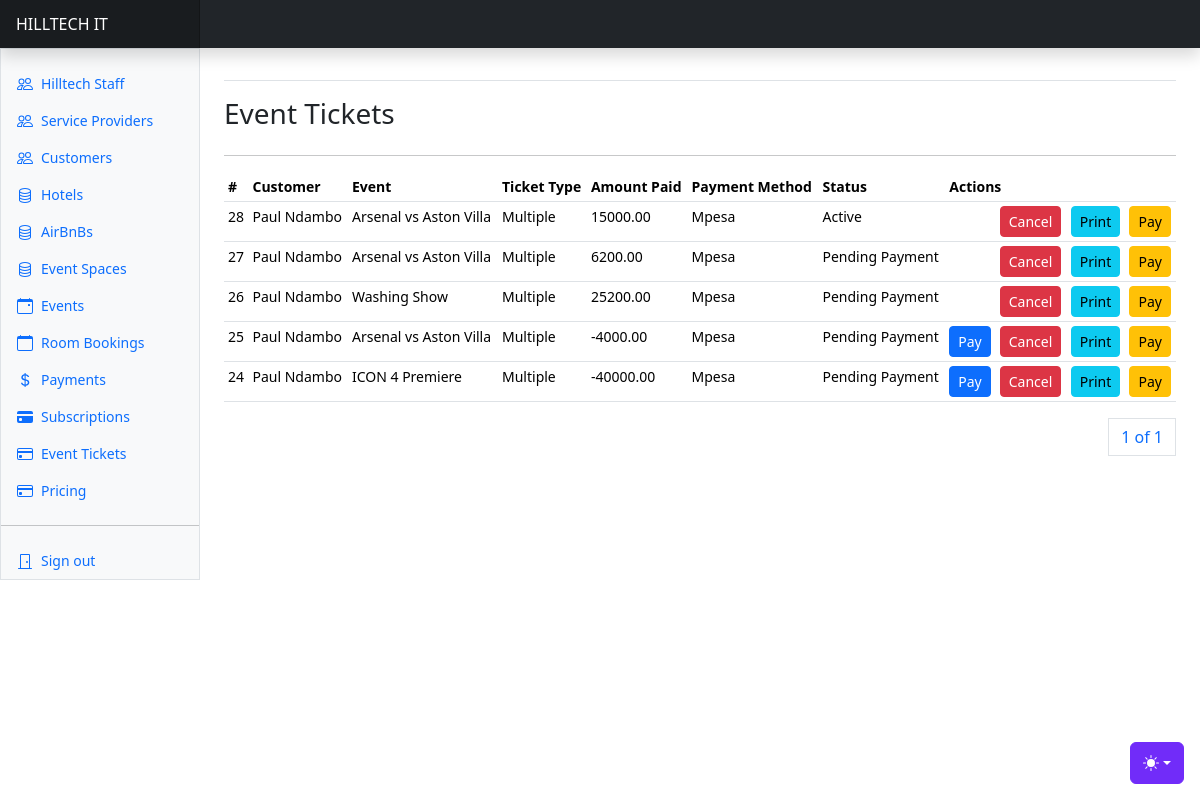
/events/tickets/ (signed in), run on an earlier commit of the app's database.
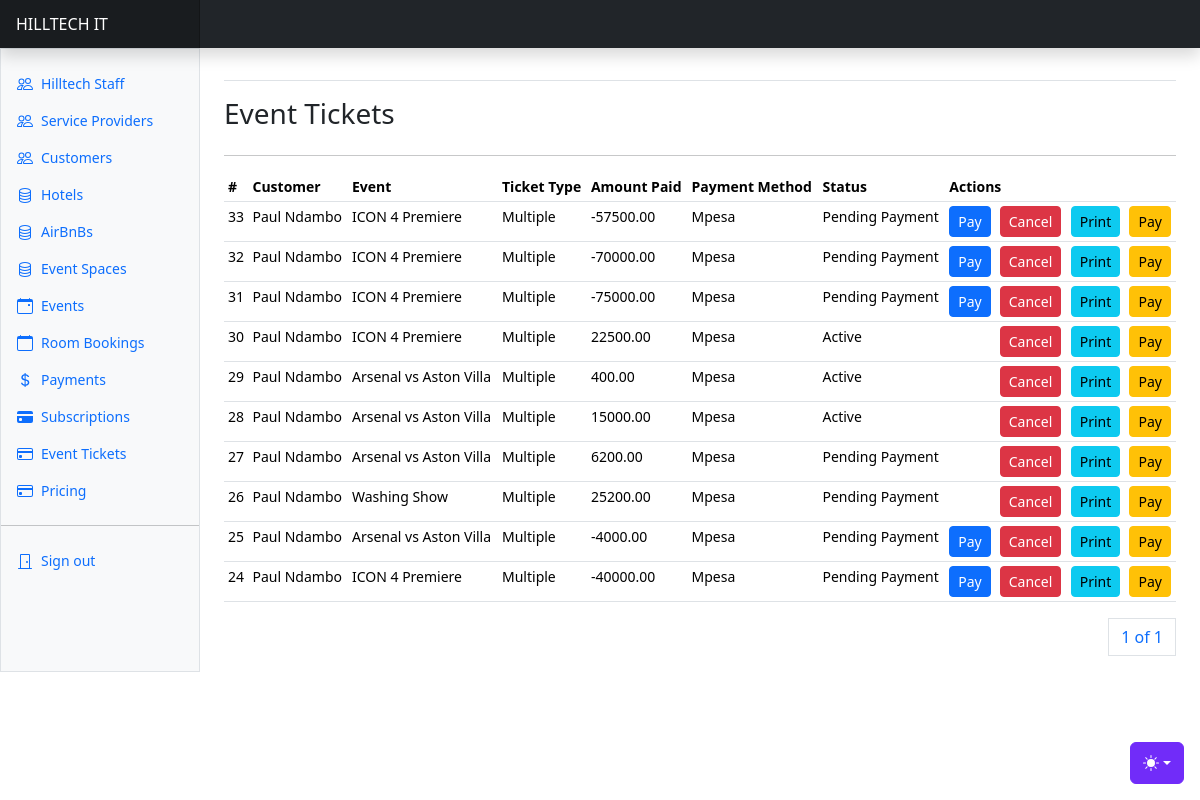
And on a later commit of the database.
### apps/events/models.py (models this page shows, shortened)
class EventTicket(AbstractBaseModel):
    user = models.ForeignKey("users.User", on_delete=models.CASCADE, related_name="usereventtickets")
    event = models.ForeignKey(
        Event, on_delete=models.CASCADE, related_name="eventtickets"
    )
    ticket_type = models.CharField(max_length=255, choices=EVENT_TICKET_TYPE_CHOICES)
    amount_expected = models.DecimalField(max_digits=20, decimal_places=2, null=True)
    amount_paid = models.DecimalField(max_digits=20, decimal_places=2, null=True)
    payment_method = models.CharField(
        max_length=255, choices=PAYMENT_METHOD_CHOICES, null=True
    )
    ticket_status = models.CharField(max_length=255, choices=TICKET_STATUS_CHOICES)
    payment_link = models.URLField(max_length=500, null=True)
    reference = models.CharField(max_length=255, null=True)
    transaction_id = models.CharField(max_length=255, null=True)
    payment_notif_send = models.BooleanField(default=False)
    notif_send = models.BooleanField(default=False)
    @property
    def is_fully_paid(self):
        return True if self.amount_paid == self.amount_expected else False

class Event(AbstractBaseModel):
    owner = models.ForeignKey(
        "users.User", on_delete=models.CASCADE, related_name="userevents"
    )
    title = models.CharField(max_length=500)
    event_date = models.DateField(null=True)
    event_time = models.TimeField(null=True)
    regular_ticket_price = models.DecimalField(max_digits=20, decimal_places=2, default=0)
    vip_ticket_price = models.DecimalField(max_digits=20, decimal_places=2, default=0)
    vvip_ticket_price = models.DecimalField(max_digits=20, decimal_places=2, default=0)
    children_ticket_price = models.DecimalField(max_digits=20, decimal_places=2, default=0)
    couples_ticket_price = models.DecimalField(max_digits=20, decimal_places=2, default=0)
    students_ticket_price = models.DecimalField(max_digits=20, decimal_places=2, default=0)
    group_ticket_price = models.DecimalField(max_digits=20, decimal_places=2, default=0)
    age_limit = models.FloatField(default=0)
    children_allowed = models.BooleanField(default=True)
    description = models.TextField()
    location = models.CharField(max_length=1000)
    event_banner = models.ImageField(upload_to="event_banners/", null=True)
    allowed_payment_methods = models.JSONField(default=list)
    total_tickets = models.IntegerField(default=1)
    def __str__(self):
        return self.title

### apps/users/models.py (models this page shows, shortened)
class User(AbstractUser, AbstractBaseModel):
    role = models.CharField(choices=ROLE_CHOICES, max_length=32, null=True)
    phone_number = models.CharField(max_length=255, null=True)
    id_number = models.CharField(max_length=255, null=True)
    gender = models.CharField(max_length=255, null=True, choices=GENDER_CHOICES)
    date_of_birth = models.DateField(null=True)
    city = models.CharField(max_length=255, null=True)
    country = models.CharField(max_length=255, null=True)
    address = models.CharField(max_length=255, null=True)
    token = models.CharField(null=True, max_length=255)
    token_expiration_date = models.DateTimeField(null=True)
    activation_date = models.DateTimeField(null=True)
    position = models.CharField(
        max_length=255, choices=STAFF_POSITION_CHOICES, null=True
    )
    def name(self):
        return f"{self.first_name} {self.last_name}"

### apps/events/views.py (the view)
# urls.py: path("tickets/", event_tickets, name="tickets"),
@login_required(login_url="/users/user-login/")
def event_tickets(request):
    tickets = EventTicket.objects.all().order_by("-created")
    user = request.user
    if not user.is_superuser:
        tickets = EventTicket.objects.filter(event__owner=user).order_by("-created")
    paginator = Paginator(tickets, 10)
    page_number = request.GET.get("page")
    page_obj = paginator.get_page(page_number)
    context = {"tickets": tickets, "page_obj": page_obj}
    return render(request, "events/tickets.html", context)

### templates/events/tickets.html (shortened to what this page needs)
{% extends "base.html" %}
{% block content %}
<div class="row">
    <h3>Event Tickets</h3>
</div>
<hr/>
      <div class="table-responsive small">
        <table class="table table-sm">
          <thead>
            <tr>
              <th scope="col">#</th>
              <th scope="col">Customer</th>
              <th scope="col">Event</th>
              <th scope="col">Ticket Type</th>
              <th scope="col">Amount Paid</th>
              <th scope="col">Payment Method</th>
              <th scope="col">Status</th>
              <th scope="col" colspan="4">Actions</th>
            </tr>
          </thead>
          <tbody>
            {% for event_ticket in page_obj %}
            <tr>
              <td>{{event_ticket.id}}</td>
              <td>{{event_ticket.user.name}}</td>
              <td>{{event_ticket.event}}</td>
              <td>{{event_ticket.ticket_type}}</td>
              <td>{{event_ticket.amount_paid}}</td>
              <td>{{event_ticket.payment_method}}</td>
              <td>{{event_ticket.ticket_status}}</td>
              {% if event_ticket.is_fully_paid == True %}
              <td></td>
              {% else %}
              <td><a class="btn btn-primary btn-sm" data-bs-toggle="modal" data-bs-target="#eventTicketPaymentModal{{event_ticket.id}}">
                Pay
              </a></td>
              {% endif %}
              <td><a class="btn btn-danger btn-sm" data-bs-toggle="modal" data-bs-target="#cancelEventTicketModal{{ event_ticket.id }}">
                Cancel
              </a></td>
              <td><a href="{% url 'print-ticket' event_ticket.id %}" class="btn btn-info btn-sm">Print</a></td>
              <td><a href="{{event_ticket.payment_link}}" class="btn btn-warning btn-sm">
                Pay
              </a></td>
            </tr>
            {% endfor %}
          </tbody>
        </table>
        <div>
          <nav aria-label="Page navigation example">
            <ul class="pagination justify-content-end">
              <a class="page-link" href="#">{{ page_obj.number }} of {{ page_obj.paginator.num_pages }}</a>
            </ul>
          </nav>
        </div>
      </div>
{% endblock content %}

What changed in the data, as far as the page shows it:
added EventTicket: id "33", user.name "Paul Ndambo", event "ICON 4 Premiere", ticket_type "Multiple", amount_paid "-57500.00", payment_method "Mpesa", ticket_status "Pending Payment"
added EventTicket: id "32", user.name "Paul Ndambo", event "ICON 4 Premiere", ticket_type "Multiple", amount_paid "-70000.00", payment_method "Mpesa", ticket_status "Pending Payment"
added EventTicket: id "31", user.name "Paul Ndambo", event "ICON 4 Premiere", ticket_type "Multiple", amount_paid "-75000.00", payment_method "Mpesa", ticket_status "Pending Payment"
added EventTicket: id "30", user.name "Paul Ndambo", event "ICON 4 Premiere", ticket_type "Multiple", amount_paid "22500.00", payment_method "Mpesa", ticket_status "Active", amount_expected 22500 (drawn)
added EventTicket: id "29", user.name "Paul Ndambo", event "Arsenal vs Aston Villa", ticket_type "Multiple", amount_paid "400.00", payment_method "Mpesa", ticket_status "Active", amount_expected 400 (drawn)
